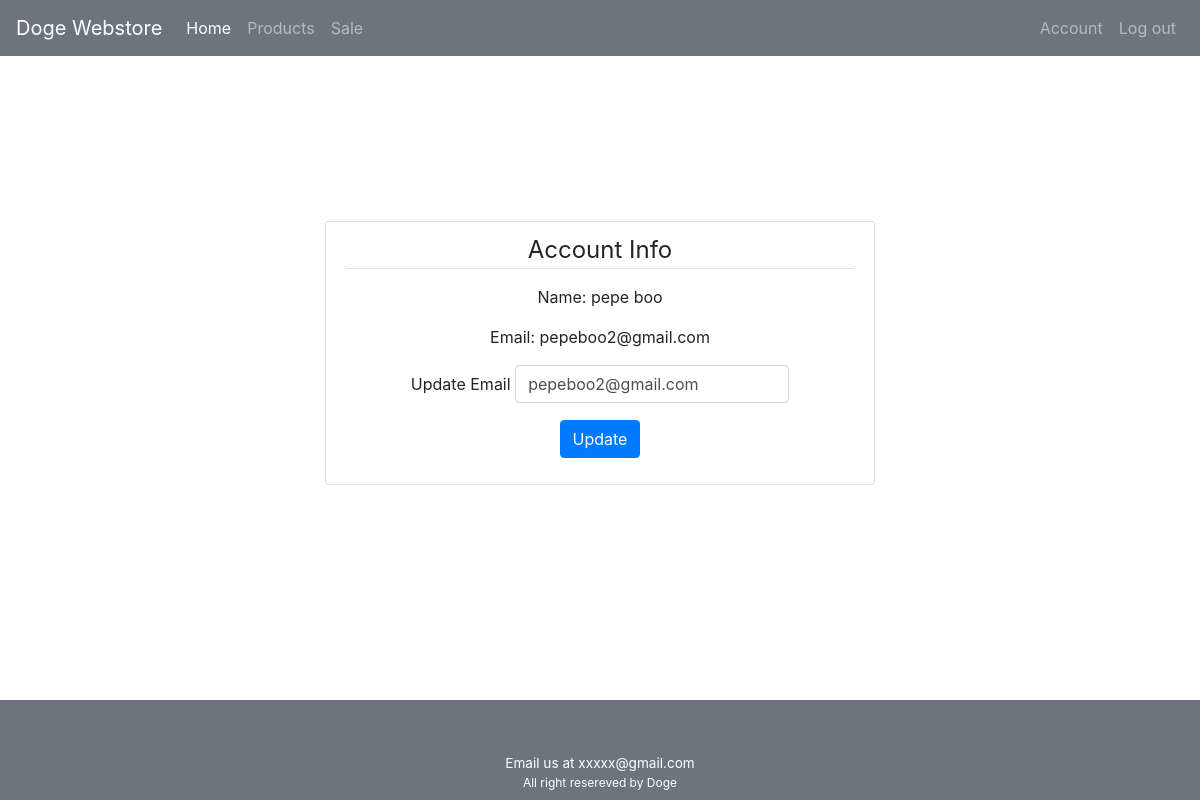
Page /account (signed in) on the committed database.
### webshop/models.py (models this page shows, shortened)
class User(db.Model,UserMixin):
    id = db.Column(db.Integer(),primary_key=True)
    firstname = db.Column(db.String(),nullable =False)
    lastname = db.Column(db.String(),nullable=False)
    email = db.Column(db.String(length=120),unique=True,nullable = False)
    password_hash = db.Column(db.String(length =60),nullable=False)
    @property
    def password(self):
        return self.password

### webshop/routes.py (the view)
@app.route('/account',methods=['GET','POST'])
@login_required
def account():
    form = UpdateAccountForm()
    if form.validate_on_submit():
        current_user.email = form.email.data
        db.session.commit()
        flash('account info updated!','success')
        return redirect(url_for('account'))
    elif request.method == 'GET':
        form.email.data = current_user.email
    return render_template('account.html', form=form)

### webshop/forms.py (shortened to what this page needs)
class UpdateAccountForm(FlaskForm):
    email = StringField(validators=[DataRequired(), Email()])
    submit = SubmitField('Update')

### webshop/admin.py (called while the page is built)
@login_manager.user_loader
def load_user(user_id):
    return User.query.get(int(user_id))

### webshop/templates/account.html (shortened to what this page needs)
{% extends "layout.html" %}
{% block content %}
<main class="container p-5">
    <div class="content-section">
      <legend class="border-bottom mb-3">Account Info</legend>
        <p class="account-heading">Name: {{ current_user.firstname}} {{current_user.lastname}}</h2>
        <p class="account-heading">Email: {{ current_user.email }}</p>
        <form method = "POST" class="form-register">
            <div class="form-group">
                Update {{ form.email.label() }}
                {% if form.email.errors %}:
                    {{ form.email(class="form-control form-control-lg is-invalid")}}
                    <div class="invalid-feedback">
                        {% for error in form.email.errors %}
                            <span>
                                {{ error }}
                            </span>
                         {% endfor %}
                    </div>
                {% else %}
                    {{ form.email(class="form-control", placeholder="Email Address",autocomplete="off") }}
                {% endif %}
            </div>
            <div class="form-group">
                {{ form.submit(class="btn btn-primary") }}
            </div>
        </form>
    </div>
</main>
{% endblock content %}

### webshop/static/styles.css (style rules this page uses)
* { max-width: 100%; }
.flex-wrapper { display: flex; min-height: 100vh; flex-direction: column; justify-content: space-between; }
main .form-control { display: inline-block; width: auto; }
main { overflow-x: auto; text-align: center; }
.content-section { background: #ffffff; padding: 10px 20px; border: 1px solid #dddddd; border-radius: 3px; margin: 0 auto; max-width: 550px; }
.btn-primary { margin: 0px; }

### rows in the picture
User: firstname "pepe", lastname "boo", email "pepeboo2@gmail.com"
